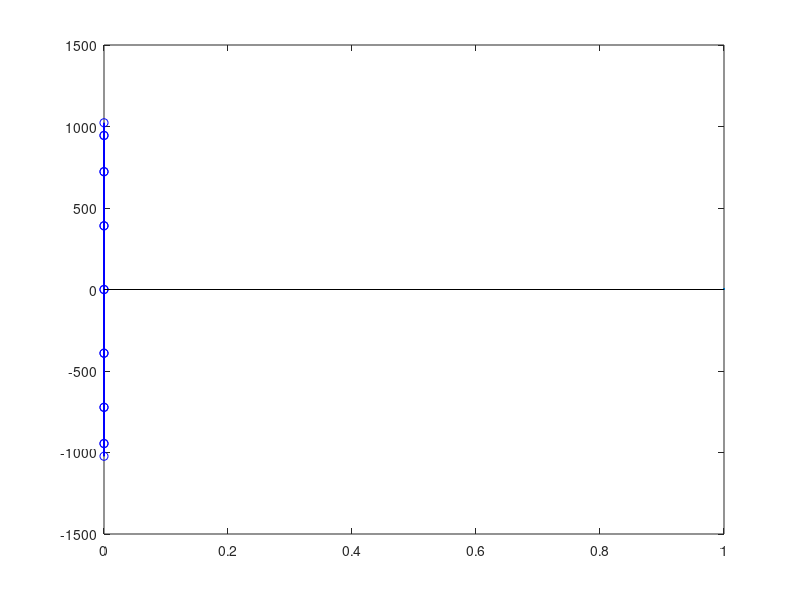

MATLAB code to generate this figure: (Note: this script raises an error after producing the figure.)
% Create sin and cos Template for _MHz signal
F1 = 3*10^6;     % 3MHz signal
%F1 = 2*10^6;     % 2MHz signal
%F1 = 2.5*10^6;   % 2.5MHz signal
%F1 = 1.5*10^6;   % 1.5MHz signal
%F1 = 1*10^6;     % 1MHz signal

%F1 = 3.5*10^6;   % 1.5MHz signal
%F1 = 4*10^6;   % 1.5MHz signal
%F1 = 1.6*10^6;   % 1.6MHz signal
%F1 = 1.75*10^6;  % 1.75MHz signal
%F1 = 4*10^6;     % 2MHz signal

% Magnitude
%Magnitude = 15; % +-15
Magnitude = 1023; % +-1000

% 1 = 802.15.4
% 2 = BLE
MODE = 2;
%---------------------------------------------------%
% Data rate
fs1 = 128*10^6; % 16MHz Clock (sampling frequency)
dt1 = 1/fs1;    % seconds per sample

if (MODE == 1) StopTime1 = 0.45e-6;  % need 8 samples for 802.15.4
else StopTime1 = 0.95e-6; end       % need 16 samples for BLE

t1 = (0:dt1:StopTime1)'; 
% For ploting
data1 = Magnitude*cos(2*pi*F1*t1); 
data2 = Magnitude*sin(2*pi*F1*t1);

%---------------------------------------------------%
% Sample rate
F2 = 16*10^6;   % 16MHz
t2 = (0:1/F2:StopTime1);
%---------------------------------------------------%
Template1 = zeros(1,length(t2),'double')';
Template2 = zeros(1,length(t2),'double')';

i = 1;
for t = t2
    Template1(i) = round(Magnitude*cos(2*pi*F1*t)); 
    Template2(i) = round(Magnitude*sin(2*pi*F1*t)); 
    i = i + 1;
end    
% clear figure
clf
% Plot cosine
plot(t1,data1,Color="b",LineWidth = 2);
hold on;
stem(t2,Template1,Color="b");
title("2MHz Cos", "FontSize",28, LineWidth = 2);
%hold on;
% Plot sine
plot(t1,data2,Color="r");
hold on;
stem(t2,Template2,Color="r");
%hold on;


% Verilog text
% Note: need to change the Template name "Template_Cos'XX'MHz"
for i = 1:length(Template1)
    % check if negative
    if Template1(i) < 0 
        VerilogCosTemplate(i,1) = "assign Template_Cos3MHz["+(i-1)+"] = -11'd"+(abs(Template1(i)))+";";
    else
        VerilogCosTemplate(i,1) = "assign Template_Cos3MHz["+(i-1)+"] = 11'd"+Template1(i)+";";
    end
    % check if negative
    if Template2(i) < 0 
        VerilogSinTemplate(i,1) = "assign Template_Sin3MHz["+(i-1)+"] = -11'd"+(abs(Template2(i)))+";";
    else
        VerilogSinTemplate(i,1) = "assign Template_Sin3MHz["+(i-1)+"] = 11'd"+Template2(i)+";";
    end
end

% MATLAB text
for i = 1:length(Template1)
    if i == 1
        MATLABCosTemplate = Template1(i);
        MATLABSinTemplate = Template2(i);
    else
        MATLABCosTemplate = MATLABCosTemplate + ";" + Template1(i);
        MATLABSinTemplate = MATLABSinTemplate + ";" + Template2(i);
    end
end



